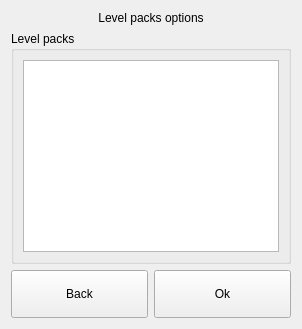
  <widget class="QWidget" name="page_9">
   <layout class="QGridLayout" name="gridLayout_11">
    <item row="0" column="0">
     <widget class="QLabel" name="label_12">
      <property name="text">
       <string>Level packs options</string>
      </property>
      <property name="alignment">
       <set>Qt::AlignCenter</set>
      </property>
     </widget>
    </item>
    <item row="1" column="0">
     <widget class="QGroupBox" name="groupBox_7">
      <property name="title">
       <string>Level packs</string>
      </property>
      <layout class="QGridLayout" name="gridLayout_10">
       <item row="0" column="0">
        <widget class="QListWidget" name="lwLevels"/>
       </item>
      </layout>
     </widget>
    </item>
    <item row="2" column="0">
     <layout class="QHBoxLayout" name="horizontalLayout_3">
      <item>
       <widget class="QPushButton" name="bLevelsBack">
        <property name="sizePolicy">
         <sizepolicy hsizetype="Expanding" vsizetype="Fixed">
          <horstretch>0</horstretch>
          <verstretch>0</verstretch>
         </sizepolicy>
        </property>
        <property name="minimumSize">
         <size>
          <width>0</width>
          <height>48</height>
         </size>
        </property>
        <property name="maximumSize">
         <size>
          <width>16777215</width>
          <height>48</height>
         </size>
        </property>
        <property name="cursor">
         <cursorShape>PointingHandCursor</cursorShape>
        </property>
        <property name="text">
         <string>Back</string>
        </property>
       </widget>
      </item>
      <item>
       <widget class="QPushButton" name="bLevelsOk">
        <property name="sizePolicy">
         <sizepolicy hsizetype="Expanding" vsizetype="Fixed">
          <horstretch>0</horstretch>
          <verstretch>0</verstretch>
         </sizepolicy>
        </property>
        <property name="minimumSize">
         <size>
          <width>0</width>
          <height>48</height>
         </size>
        </property>
        <property name="maximumSize">
         <size>
          <width>16777215</width>
          <height>48</height>
         </size>
        </property>
        <property name="cursor">
         <cursorShape>PointingHandCursor</cursorShape>
        </property>
        <property name="text">
         <string>Ok</string>
        </property>
        <property name="icon">
         <iconset resource="resources.qrc">
          <normaloff>:/images/icons/button_ok.png</normaloff>:/images/icons/button_ok.png</iconset>
        </property>
        <property name="iconSize">
         <size>
          <width>32</width>
          <height>32</height>
         </size>
        </property>
       </widget>
      </item>
     </layout>
    </item>
   </layout>
  </widget>
